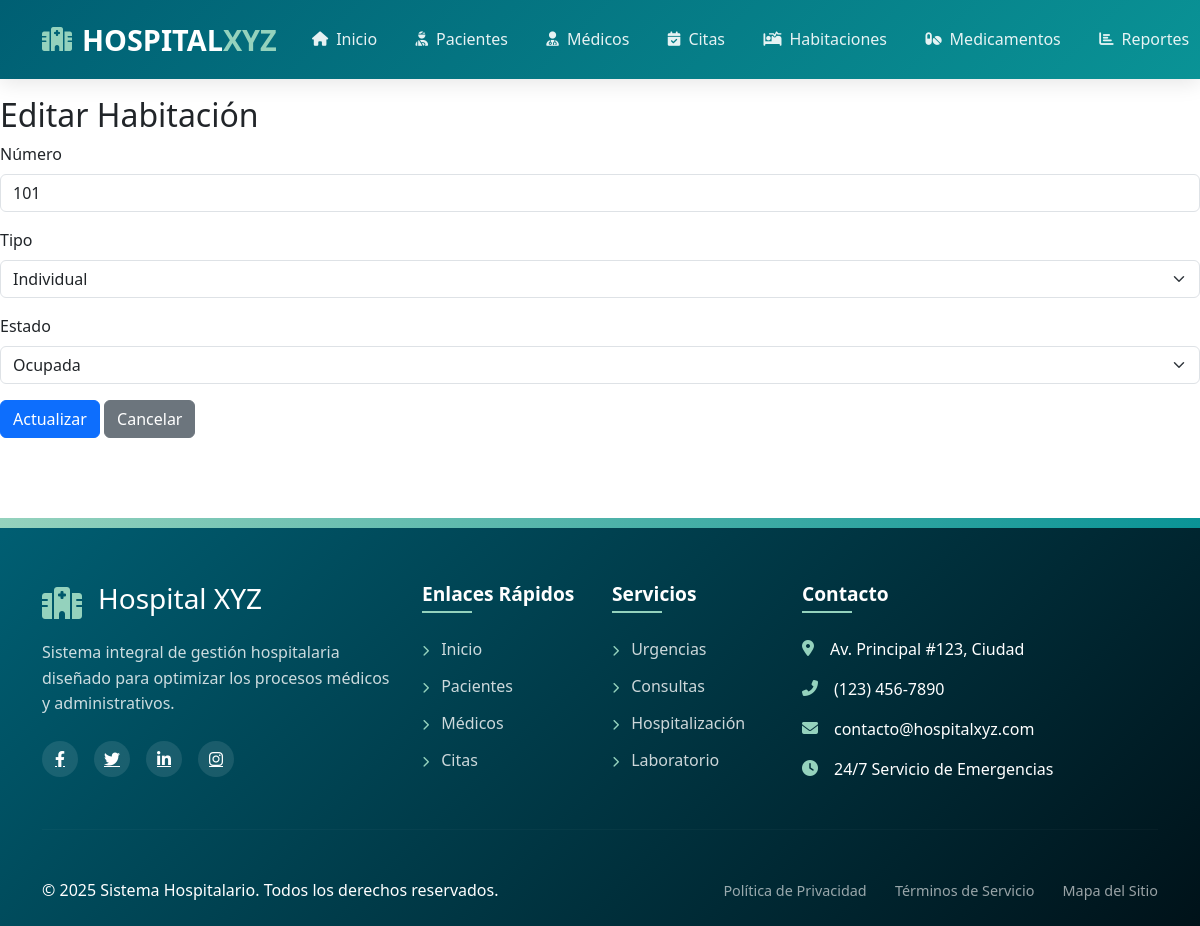
The app's page /editar_habitacion.php?id=1 with its own data.
### tables this page shows
CREATE TABLE IF NOT EXISTS `habitaciones` (
  `id_habitacion` int NOT NULL,
  `numero` varchar(10) NOT NULL,
  `tipo` enum('Individual','Doble','Suite') NOT NULL,
  `estado` enum('Disponible','Ocupada','Mantenimiento') NOT NULL DEFAULT 'Disponible'
);

### editar_habitacion.php (the view, shortened to what this page needs)
<?php
include 'includes/header.php';
include 'includes/db.php';
$id = $_GET['id'];
$sql = "SELECT * FROM habitaciones WHERE id_habitacion = ?";
$stmt = $conn->prepare($sql);
$stmt->bind_param("i", $id);
$stmt->execute();
$result = $stmt->get_result();
$habitacion = $result->fetch_assoc();
?>
<h2>Editar Habitación</h2>
<form action="actualizar_habitacion.php" method="post">
    <div class="mb-3">
        <label class="form-label">Número</label>
        <input type="text" class="form-control" name="numero" value="<?= $habitacion['numero'] ?>" required>
    </div>
    <div class="mb-3">
        <label class="form-label">Tipo</label>
        <select class="form-select" name="tipo" required>
            <option value="Individual" <?= $habitacion['tipo'] == 'Individual' ? 'selected' : '' ?>>Individual</option>
        </select>
    </div>
    <div class="mb-3">
        <label class="form-label">Estado</label>
        <select class="form-select" name="estado" required>
            <option value="Ocupada" <?= $habitacion['estado'] == 'Ocupada' ? 'selected' : '' ?>>Ocupada</option>
        </select>
    </div>
    <button type="submit" class="btn btn-primary">Actualizar</button>
    <a href="habitaciones.php" class="btn btn-secondary">Cancelar</a>
</form>
<?php include 'includes/footer.php'; ?>

### includes/header.php (style rules this page uses)
:root { --hospital-primary: #005f73; --hospital-secondary: #0a9396; --hospital-accent: #94d2bd; --hospital-light: #e9d8a6; --hospital-dark: #001219; --hospital-alert: #ee9b00; --hospital-danger: #bb3e03; }

### records on screen
habitaciones: numero "101", tipo "Individual", estado "Ocupada"
